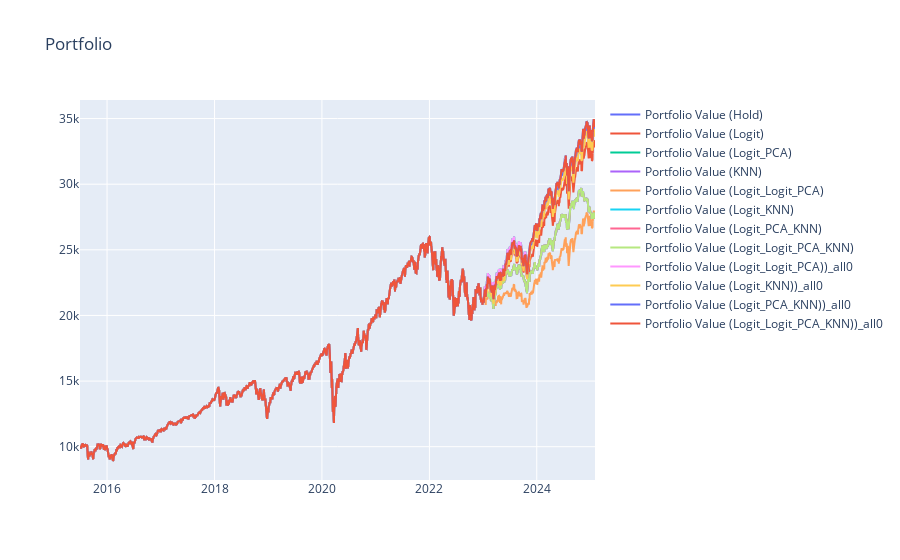

The code cell stored with this chart in its notebook:
### Markdown cell above
### Results

### Code cell
# Plot Daily Portfolio Value
fig = go.Figure()

for strat in strategy_list:
    fig.add_trace(go.Scatter(x=strat_bds[strat]['Date'], y=strat_bds[strat]['Portfolio_Value'],
                             mode='lines', name=f'Portfolio Value ({strat})'))

try:
    for mods in combos:
        df = mod_mod_dic["_".join(mods)]
        fig.add_trace(go.Scatter(x=df['Date'], y=df['Portfolio_Value'],
                                 mode='lines', name=f"Portfolio Value ({'_'.join(mods)})"))
    
    for mods in combos:
        df = mod_mod_dic["_".join(mods)]
        fig.add_trace(go.Scatter(x=df['Date'], y=df['Portfolio_Value_all0'],
                                 mode='lines', name=f"Portfolio Value ({'_'.join(mods)}))_all0"))
except:
    pass

fig.update_layout(title="Portfolio")
fig.show()

### Figure 1 — Plotly figure (JSON) as saved in the notebook; plotly's stock layout.template omitted (floating-point values rounded to 4 significant figures; data arrays with more than 128 entries replaced by an {"elided": "..."} marker saying what was removed)
{"data": [{"mode": "lines", "name": "Portfolio Value (Hold)", "type": "scatter", "x": {"elided": "2412 str values"}, "y": {"elided": "2412 float values"}}, {"mode": "lines", "name": "Portfolio Value (Logit)", "type": "scatter", "x": {"elided": "2412 str values"}, "y": {"elided": "2412 float values"}}, {"mode": "lines", "name": "Portfolio Value (Logit_PCA)", "type": "scatter", "x": {"elided": "2412 str values"}, "y": {"elided": "2412 float values"}}, {"mode": "lines", "name": "Portfolio Value (KNN)", "type": "scatter", "x": {"elided": "2412 str values"}, "y": {"elided": "2412 float values"}}, {"mode": "lines", "name": "Portfolio Value (Logit_Logit_PCA)", "type": "scatter", "x": {"elided": "2412 str values"}, "y": {"elided": "2412 float values"}}, {"mode": "lines", "name": "Portfolio Value (Logit_KNN)", "type": "scatter", "x": {"elided": "2412 str values"}, "y": {"elided": "2412 float values"}}, {"mode": "lines", "name": "Portfolio Value (Logit_PCA_KNN)", "type": "scatter", "x": {"elided": "2412 str values"}, "y": {"elided": "2412 float values"}}, {"mode": "lines", "name": "Portfolio Value (Logit_Logit_PCA_KNN)", "type": "scatter", "x": {"elided": "2412 str values"}, "y": {"elided": "2412 float values"}}, {"mode": "lines", "name": "Portfolio Value (Logit_Logit_PCA))_all0", "type": "scatter", "x": {"elided": "2412 str values"}, "y": {"elided": "2412 float values"}}, {"mode": "lines", "name": "Portfolio Value (Logit_KNN))_all0", "type": "scatter", "x": {"elided": "2412 str values"}, "y": {"elided": "2412 float values"}}, {"mode": "lines", "name": "Portfolio Value (Logit_PCA_KNN))_all0", "type": "scatter", "x": {"elided": "2412 str values"}, "y": {"elided": "2412 float values"}}, {"mode": "lines", "name": "Portfolio Value (Logit_Logit_PCA_KNN))_all0", "type": "scatter", "x": {"elided": "2412 str values"}, "y": {"elided": "2412 float values"}}], "layout": {"autosize": true, "title": {"text": "Portfolio"}, "xaxis": {"autorange": true, "range": ["2015-07-01", "2025-01-31"], "type": "date"}, "yaxis": {"autorange": true, "range": [7464.0, 36410.0], "type": "linear"}}}
